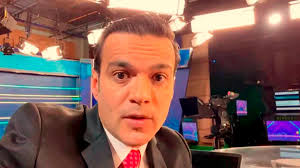
#> input picture Algorithm/test_images/img12_urbano.jpeg, 300 x 168 px
$ jupyter execute notebook1.ipynb
#> lines starting #> are read from the running program, lines starting #| are printed output that depends on the picture
[cell 1]
import cv2
import numpy as np
from matplotlib import pyplot as plt

# Cargar la imagen de entrada
image_path = './img12_urbano.jpeg'
image = cv2.imread(image_path, cv2.IMREAD_GRAYSCALE)
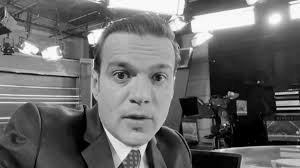
#> image: shape (168, 300); min 0, max 255, mean 104.5

[cell 2]
# Crear un detector ORB
orb = cv2.ORB_create()

# Detectar puntos clave y calcular descriptores
keypoints, descriptors = orb.detectAndCompute(image, None)
#> keypoints = 381 keypoints; strongest (x, y, size): (89, 42, 31), (93, 60, 31), (91, 42, 37.2), (91, 43, 31)

# Dibujar los puntos clave en la imagen
image_with_keypoints = cv2.drawKeypoints(image, keypoints, None, color=(0, 255, 0))
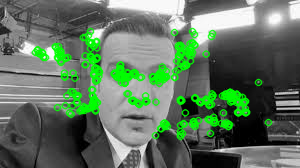
#> image_with_keypoints: shape (168, 300, 3); mean of channels 0, 1, 2 95, 117.5, 95; drawn as B, G, R

# Mostrar la imagen con los puntos clave
plt.imshow(image_with_keypoints, cmap='gray')
plt.title('Puntos Clave Detectados')
plt.show()

$ run again, with Algorithm/test_images/img10_urbano.jpeg copied over Algorithm/test_images/img12_urbano.jpeg
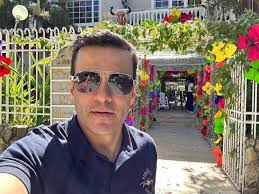
#> input picture Algorithm/test_images/img10_urbano.jpeg, 259 x 194 px
#> `image = cv2.imread(image_path, cv2.IMREAD_GRAYSCALE)`:
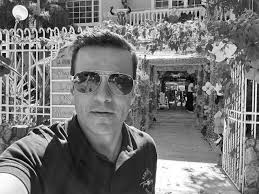
#> image: shape (194, 259); min 0, max 255, mean 118.6
#> keypoints = 414 keypoints; strongest (x, y, size): (35, 52, 31), (49, 31, 31), (41, 35, 31), (39, 35, 31)
#> `image_with_keypoints = cv2.drawKeypoints(image, keypoints, None, color..`:
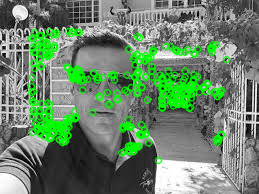
#> image_with_keypoints: shape (194, 259, 3); mean of channels 0, 1, 2 106.1, 133.6, 106.1; drawn as B, G, R

$ run again, with Algorithm/test_images/img11_urbano.jpeg copied over Algorithm/test_images/img12_urbano.jpeg
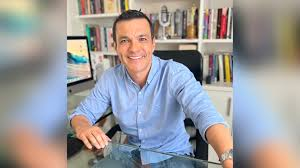
#> input picture Algorithm/test_images/img11_urbano.jpeg, 300 x 168 px
#> `image = cv2.imread(image_path, cv2.IMREAD_GRAYSCALE)`:
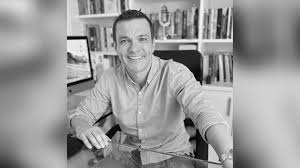
#> image: shape (168, 300); min 0, max 253, mean 152.9
#> keypoints = 378 keypoints; strongest (x, y, size): (85, 40, 31), (83, 40, 37.2), (68, 37, 31), (196, 43, 31)
#> `image_with_keypoints = cv2.drawKeypoints(image, keypoints, None, color..`:
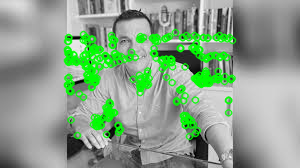
#> image_with_keypoints: shape (168, 300, 3); mean of channels 0, 1, 2 140, 163.3, 140; drawn as B, G, R

$ run again, with Algorithm/test_images/img9_urbano.jpeg copied over Algorithm/test_images/img12_urbano.jpeg
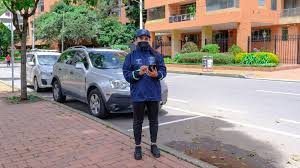
#> input picture Algorithm/test_images/img9_urbano.jpeg, 300 x 168 px
#> `image = cv2.imread(image_path, cv2.IMREAD_GRAYSCALE)`:
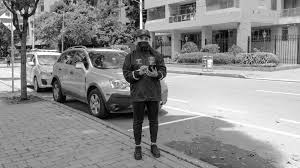
#> image: shape (168, 300); min 0, max 255, mean 139.9
#> keypoints = 382 keypoints; strongest (x, y, size): (60, 50, 31), (32, 62, 31), (86, 67, 31), (36, 45, 31)
#> `image_with_keypoints = cv2.drawKeypoints(image, keypoints, None, color..`:
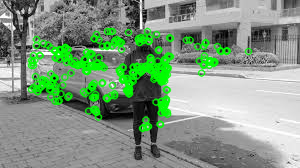
#> image_with_keypoints: shape (168, 300, 3); mean of channels 0, 1, 2 130.2, 153.1, 130.2; drawn as B, G, R
